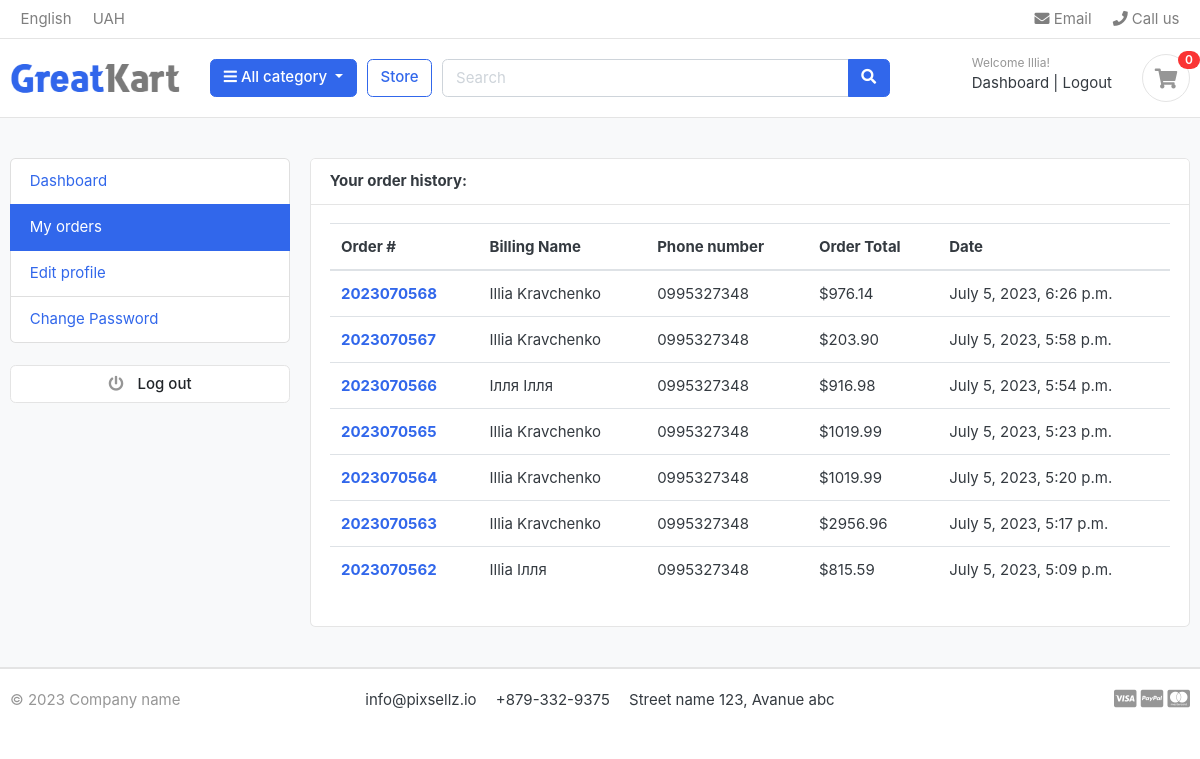
/accounts/my_orders/ (signed in), run on an earlier commit of the app's database.
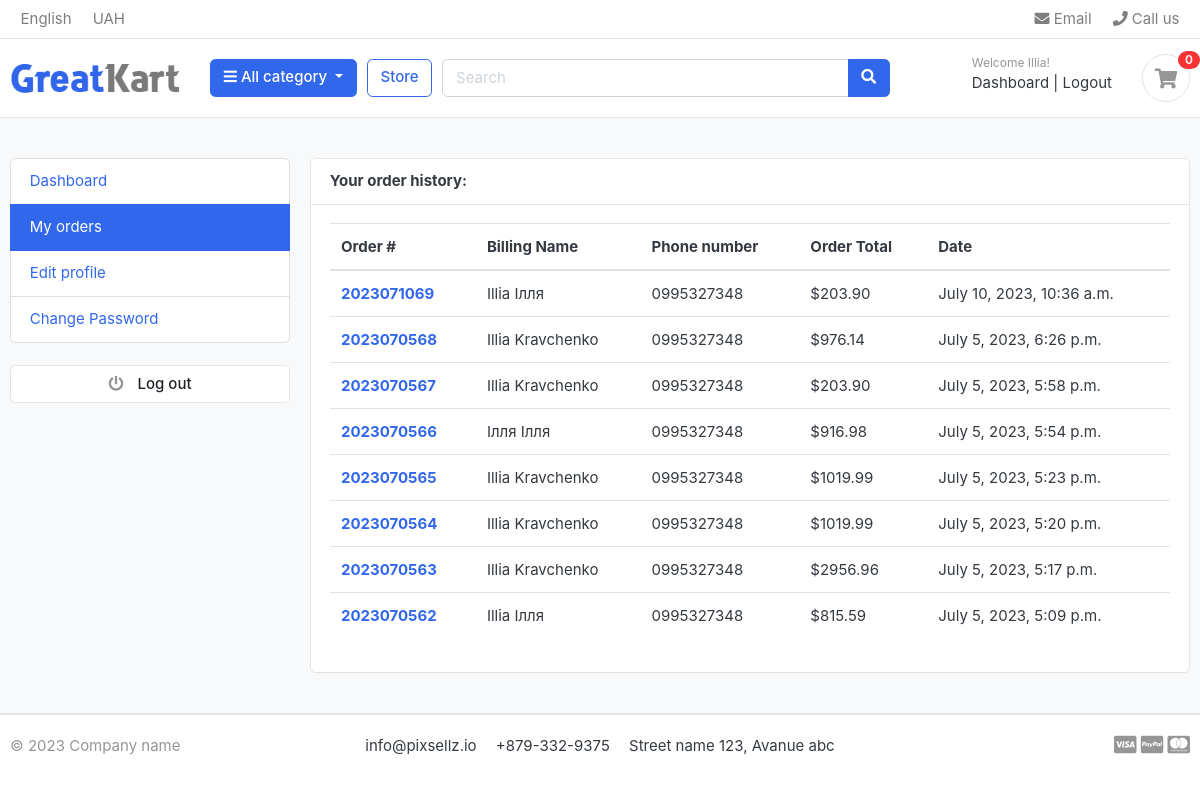
And on a later commit of the database.
### accounts/models.py (models this page shows, shortened)
class Account(AbstractBaseUser):
    first_name = models.CharField(max_length=50)
    last_name = models.CharField(max_length=50)
    username = models.CharField(max_length=50, unique=True)
    email = models.EmailField(max_length=100, unique=True)
    phone_number = models.CharField(max_length=50)
    date_joined = models.DateTimeField(auto_now_add=True)
    last_login = models.DateTimeField(auto_now_add=True)
    is_admin = models.BooleanField(default=False)
    is_staff = models.BooleanField(default=False)
    is_active = models.BooleanField(default=False)
    is_superadmin = models.BooleanField(default=False)
    USERNAME_FIELD = 'email'
    REQUIRED_FIELDS = ['username', 'first_name', 'last_name']
    objects = MyAccountManager()

### orders/models.py (models this page shows, shortened)
class Order(models.Model):
    STATUS = (
        ('New', 'New'),
        ('Accepted', 'Accepted'),
        ('Completed', 'Completed'),
        ('Cancelled', 'Cancelled'),
    )
    user = models.ForeignKey(Account, on_delete=models.SET_NULL, null=True)
    payment = models.ForeignKey(Payment, on_delete=models.SET_NULL, blank=True, null=True)
    order_number = models.CharField(max_length=20)
    first_name = models.CharField(max_length=50)
    last_name = models.CharField(max_length=50)
    phone = models.CharField(max_length=20)
    email = models.EmailField(max_length=50)
    address_line_1 = models.CharField(max_length=50)
    address_line_2 = models.CharField(max_length=50, blank=True)
    country = models.CharField(max_length=50)
    state = models.CharField(max_length=50, blank=True)
    city = models.CharField(max_length=50)
    order_note = models.CharField(max_length=100, blank=True)
    order_total = models.FloatField()
    tax = models.FloatField()
    status = models.CharField(max_length=20, choices=STATUS, default='New')
    ip = models.CharField(blank=True, max_length=20)
    is_ordered = models.BooleanField(default=False)
    created_at = models.DateTimeField(auto_now_add=True)
    updated_at = models.DateTimeField(auto_now=True)
    def full_name(self):
        return f"{self.first_name} {self.last_name}"

### accounts/views.py (the view)
# urls.py: path('my_orders/', views.my_orders, name='my_orders'),
@login_required(login_url = 'login')
def my_orders(request):
    orders = Order.objects.filter(user=request.user, is_ordered=True).order_by('-created_at')
    context = {
       'orders': orders,
    }
    return render(request, 'accounts/my_orders.html', context=context)

### carts/context_processors.py (called while the page is built)
def counter(request):
    cart_count = 0
    if 'admin' in request.path:
        return {}
    else:
        try:
            cart = Cart.objects.filter(cart_id=_cart_id(request))
            if request.user.is_authenticated:
                cart_items = CartItem.objects.all().filter(user=request.user)
            else:
                cart_items = CartItem.objects.all().filter(cart=cart[:1])
            for cart_item in cart_items:
                cart_count += cart_item.quantity
        except Cart.DoesNotExist:
            cart_count = 0
    return dict(cart_count=cart_count)

### carts/views.py (called while the page is built)
def _cart_id(request):
    cart = request.session.session_key
    if not cart:
        cart = request.session.create()
    return cart

### category/context_processors.py (called while the page is built)
def menu_links(request):
    links = Category.objects.all()
    return dict(links=links)

### category/models.py (called while the page is built)
    def get_url(self):
        return reverse('products_by_category', args=[self.slug])

### accounts/templates/accounts/my_orders.html (shortened to what this page needs)
{% extends 'base.html' %}
{% block content %}
<section class="section-conten padding-y bg">
    <div class="container">
        <div class="row">
        {% include 'includes/dashboard_sidebar.html' %}
        <main class="col-md-9">
            <article class="card">
            <header class="card-header">
                <strong class="d-inline-block mr-3">Your order history:</strong>
            </header>
            <div class="card-body">
                <div class="row">
                    <div class="col-md-12">
                        <table class="table table-hover">
                            <thead>
                              <tr>
                                <th scope="col">Order #</th>
                                <th scope="col">Billing Name</th>
                                <th scope="col">Phone number</th>
                                <th scope="col">Order Total</th>
                                <th scope="col">Date</th>
                              </tr>
                            </thead>
                            <tbody>
                                {% for order in orders %}
                                    <tr>
                                        <th scope="row"><a href="{% url 'order_detail' order_id=order.order_number %}">{{ order.order_number }}</a></th>
                                        <td>{{ order.full_name }}</td>
                                        <td>{{ order.phone }}</td>
                                        <td>${{ order.order_total | floatformat:2 }}</td>
                                        <td>{{ order.created_at }}</th>
                                    </tr>
                                {% endfor %}
                            </tbody>
                          </table>
                    </div>
                </div>
            </div>
            </article>
        </main>
    </div>
    </div>
    </section>
{% endblock %}

### templates/base.html (shortened to what this page needs)
{% load static %}
<!DOCTYPE HTML>
<html lang="en">
<head>
<link href="{% static 'css/bootstrap.css' %}" rel="stylesheet" type="text/css"/>
<link href="{% static 'css/custom.css' %}" rel="stylesheet" type="text/css"/>
<link rel="stylesheet" href="https://cdnjs.cloudflare.com/ajax/libs/font-awesome/4.7.0/css/font-awesome.min.css">
<link href="{% static 'fonts/fontawesome/css/all.min.css' %}" type="text/css" rel="stylesheet">
<link href="{% static 'css/ui.css' %}" rel="stylesheet" type="text/css"/>
<link href="{% static 'css/responsive.css' %}" rel="stylesheet" media="only screen and (max-width: 1200px)" />
</head>
<body>
    {% include 'includes/navbar.html' %}
    {% block content %}{% endblock %}
    {% include 'includes/footer.html' %}
</body>
</html>

### templates/includes/navbar.html (shortened to what this page needs)
{% load static %}
<header class="section-header">
    <nav class="navbar p-md-0 navbar-expand-sm navbar-light border-bottom">
    <div class="container">
      <div class="collapse navbar-collapse" id="navbarTop4">
        <ul class="navbar-nav mr-auto">
            <li class="nav-item dropdown">
                 <a href="#" class="nav-link">   English </a>
            </li>
            <li class="nav-item dropdown">
                <a href="#" class="nav-link"> UAH </a>
            </li>
        </ul>
        <ul class="navbar-nav">
            <li><a href="#" class="nav-link"> <i class="fa fa-envelope"></i> Email </a></li>
            <li><a href="#" class="nav-link"> <i class="fa fa-phone"></i> Call us </a></li>
        </ul>
      </div>
    </div>
    </nav>
    <section class="header-main border-bottom">
        <div class="container">
    <div class="row align-items-center">
        <div class="col-lg-2 col-md-3 col-6">
            <a href="{% url 'home' %}" class="brand-wrap">
                <img class="logo" src="{% static './images/logo.png' %}">
            </a>
        </div>
        <div class="col-lg col-sm col-md col-6 flex-grow-0">
            <div class="category-wrap dropdown d-inline-block float-right">
                <button type="button" class="btn btn-primary dropdown-toggle" data-toggle="dropdown">
                    <i class="fa fa-bars"></i> All category
                </button>
            </div>
        </div>
        <a href="{% url 'store' %}" class="btn btn-outline-primary">Store</a>
        <div class="col-lg  col-md-6 col-sm-12 col">
            <form action="{% url 'search' %}" class="search" method='GET'>
                <div class="input-group w-100">
                    <input type="text" class="form-control" style="width:60%;" placeholder="Search" name='keyword'>
                    <div class="input-group-append">
                      <button class="btn btn-primary" type="submit">
                        <i class="fa fa-search"></i>
                      </button>
                    </div>
                </div>
            </form>
        </div>
        <div class="col-lg-3 col-sm-6 col-8 order-2 order-lg-3">
                    <div class="d-flex justify-content-end mb-3 mb-lg-0">
                        {% if user.id is None %}
                        <div class="widget-header">
                            <small class="title text-muted">Welcome guest!</small>
                            <div>
                                <a href="{% url 'login' %}">Sign in</a> <span class="dark-transp"> | </span>
                                <a href="{% url 'register' %}"> Register</a>
                            </div>
                        </div>
                        {% else %}
                            <div class="widget-header">
                                <small class="title text-muted">Welcome {{ user.first_name }}!</small>
                                <div>
                                    <a href="{% url 'dashboard' %}">Dashboard</a> <span class="dark-transp"> | </span>
                                    <a href="{% url 'logout' %}"> Logout</a>
                                </div>
                            </div>
                        {% endif %}
                        <a href="{% url 'cart' %}" class="widget-header pl-3 ml-3">
                            <div class="icon icon-sm rounded-circle border"><i class="fa fa-shopping-cart"></i></div>
                            <span class="badge badge-pill badge-danger notify">{{ cart_count }}</span>
                        </a>
                    </div>
                </div>
    </div>
        </div>
    </section>
    </header>

### templates/includes/dashboard_sidebar.html
<aside class="col-md-3">
    <ul class="list-group">
        <a class="list-group-item {% if '/accounts/' == request.path %}active{% endif %}" href="{% url 'dashboard' %}"> Dashboard </a>
        <a class="list-group-item {% if '/my_orders/' in request.path %}active{% endif %}" href="{% url 'my_orders' %}"> My orders </a>
        <a class="list-group-item {% if '/edit_profile/' in request.path %}active{% endif %}" href="{% url 'edit_profile' %}"> Edit profile </a>
        <a class="list-group-item {% if '/change_password/' in request.path %}active{% endif %}" href="{% url 'change_password' %}"> Change Password </a>
    </ul>
    <br>
    <a class="btn btn-light btn-block" href="{% url 'logout' %}"> <i class="fa fa-power-off"></i> <span class="text">Log out</span> </a>
</aside>

### templates/includes/footer.html (shortened to what this page needs)
{% load static %}
<footer class="section-footer border-top">
	<div class="container">
		<section class="footer-bottom border-top row">
			<div class="col-md-2">
				<p class="text-muted"> &copy 2023 Company name </p>
			</div>
			<div class="col-md-8 text-md-center">
				<span  class="px-2">info@pixsellz.io</span>
				<span  class="px-2">+879-332-9375</span>
				<span  class="px-2">Street name 123, Avanue abc</span>
			</div>
			<div class="col-md-2 text-md-right text-muted">
				<i class="fab fa-lg fa-cc-visa"></i>
				<i class="fab fa-lg fa-cc-paypal"></i>
				<i class="fab fa-lg fa-cc-mastercard"></i>
			</div>
		</section>
	</div>
</footer>

### static/css/ui.css (style rules this page uses)
html { font-family: "Inter", sans-serif; font-size: 15px; }
.icon-xs, .icon-sm, .icon-md, .icon-lg { display: inline-block; text-align: center; flex-shrink: 0; flex-grow: 0; }
.icon-sm { width: 48px; height: 48px; line-height: 48px !important; font-size: 20px; }
.padding-y { padding-top: 40px; padding-bottom: 40px; }
article:after, .form-group:after { display: block; clear: both; content: ""; }
.bg { background-color: #f8f9fa; }
p:last-child { margin-bottom: 0; }
.header-main { position: relative; padding-top: 1rem; padding-bottom: 1rem; }
.brand-wrap .logo, .navbar-brand .logo { margin-right: 7px; max-height: 42px; display: inline-block; }
.widget-header { display: inline-block; vertical-align: middle; position: relative; }
.widget-header a { color: #343a40; }
.widget-header i { color: #969696; }
.widget-header .title { display: block; }
.widget-header .notify { position: absolute; top: -3px; right: -10px; }
.footer-bottom { padding-top: 20px; padding-bottom: 20px; }
.btn-light { background-color: #fff; border-color: #e4e4e4; }
.btn-light i { color: #969696; }
.btn i + .text { margin-left: 10px; }
.notify { position: absolute; top: -4px; right: -10px; display: inline-block; padding: 0.25em 0.6em; font-size: 12px; line-height: 1; text-align: center; border-radius: 3rem; color: #fff; background-color: #fa3434; }

What changed in the data, as far as the page shows it:
added Order: order_number "2023071069", full_name "Illia Ілля", phone "0995327348", order_total "203.90", created_at "July 10, 2023, 10:36 a.m."
